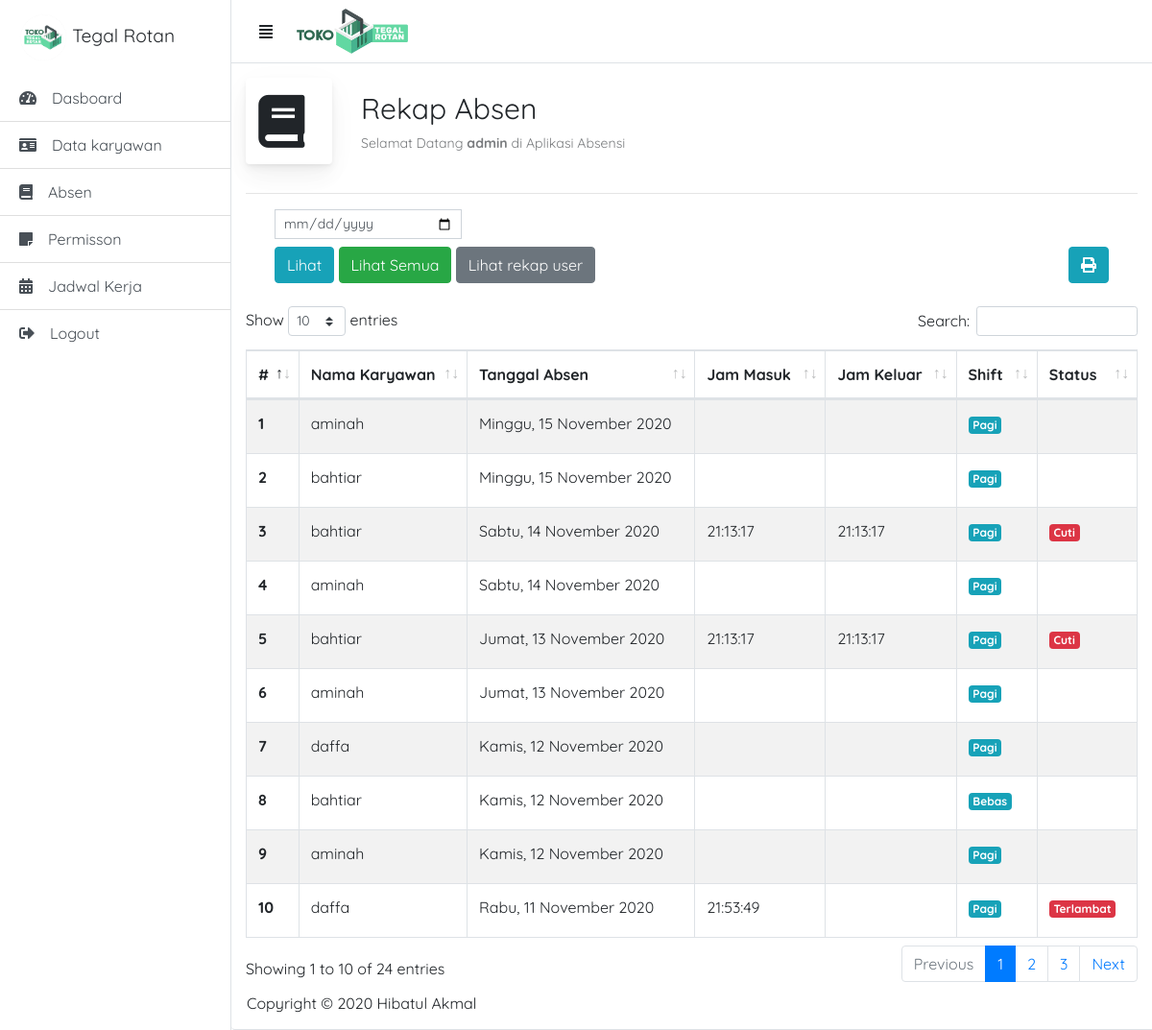
/admin/pages/absen/rekap_absen.php (signed in), run on the app's committed database.
### tables this page shows
CREATE TABLE `rekap` (
  `id` int(11) NOT NULL,
  `jadwal_id` int(10) NOT NULL,
  `tanggal` date DEFAULT NULL,
  `jam_datang` time DEFAULT NULL,
  `jam_pulang` time DEFAULT NULL,
  `kode_karyawan` varchar(30) NOT NULL,
  `status` varchar(50) NOT NULL
);

### admin/pages/indo_format.php (called while the page is built, shortened)
<?php
function format_hari_tanggal($waktu)
{
    $hari_array = array(
        'Minggu',
        'Senin',
        'Selasa',
        'Rabu',
        'Kamis',
        'Jumat',
        'Sabtu'
    );
    $hr = date('w', strtotime($waktu));
    $hari = $hari_array[$hr];
    $tanggal = date('j', strtotime($waktu));
    $bulan_array = array(
        1 => 'Januari',
        2 => 'Februari',
        3 => 'Maret',
        4 => 'April',
        5 => 'Mei',
        6 => 'Juni',
        7 => 'Juli',
        8 => 'Agustus',
        9 => 'September',
        10 => 'Oktober',
        11 => 'November',
        12 => 'Desember',
    );
    $bl = date('n', strtotime($waktu));
    $bulan = $bulan_array[$bl];
    $tahun = date('Y', strtotime($waktu));
    return "$hari, $tanggal $bulan $tahun";
}
?>

### admin/pages/absen/rekap_absen.php (the view)
<?php
require("template/header.php");
?>
<div id="page-content-wrapper">
    <div class="container-fluid">
        <div class="page-title-wrapper">
            <div class="page-title-heading">
                <div class="page-title-icon">
                    <i class="fas fa-book mr-3">
                    </i>
                </div>
                <p>
                    Rekap Absen <div class="page-title-subheading">Selamat Datang <b><?php echo $username; ?></b> di Aplikasi Absensi
                </p>
            </div>
        </div>
        <hr />
        <div class="conten">
            <div class="col-md-12">
                <form action="#" method="post">
                    <div class="col-md-3">
                        <input type="date" name="rule" id="" class="mb-2 form-control-sm form-control" style="border-radius: 0;" value="<?php echo $_POST['rule'] ?>">
                    </div>
                    <div class="col-md-12">
                        <input type="submit" value="Lihat" class="btn btn-info">
                        <a href="rekap_absen.php" class="btn btn-success">Lihat Semua</a>
                        <a href="data_absen.php" class="btn btn-secondary">Lihat rekap user</a>
                </form>
                <?php
                if (@$_POST['rule']) {
                    $tanggal = $_POST['rule'];
                } else {
                    $tanggal = date('Y-m-d');
                }
                ?>
                <a href="absensi_cetak.php/?tanggal=<?php echo $tanggal ?>" class="btn btn-info" target="_blank" style="float: right;"><span class="fas fa-print"></span></a>
            </div>
            <br>
        </div>
        <div class='table-responsive'>
            <table id="example" class="table table-striped table-bordered">
                <thead>
                    <tr>
                        <th>#</th>
                        <th>Nama Karyawan</th>
                        <th>Tanggal Absen</th>
                        <th>Jam Masuk</th>
                        <th>Jam Keluar</th>
                        <th>Shift</th>
                        <th>Status</th>
                    </tr>
                </thead>
                <tbody>
                    <?php
                    include("../koneksi.php");
                    include("../indo_format.php");
                    $nomer = 1;
                    if (isset($_POST['rule'])) {
                        $query = mysqli_query($koneksi, "SELECT * FROM `rekap` LEFT JOIN `tb_login` ON rekap.kode_karyawan = tb_login.kode_karyawan WHERE rekap.tanggal='$_POST[rule]' ORDER BY tanggal DESC");
                    } else {
                        $query = mysqli_query($koneksi, "SELECT * FROM `rekap` LEFT JOIN `tb_login` ON rekap.kode_karyawan = tb_login.kode_karyawan ORDER BY tanggal DESC");
                    }
                    while ($data = mysqli_fetch_array($query)) {
                    ?>
                        <tr>
                            <th scope="row"><?php echo $nomer++; ?></th>
                            <td><?php echo $data['nama']; ?></td>
                            <td><?php echo format_hari_tanggal($data['tanggal']); ?></td>
                            <td><?php echo $data['jam_datang']; ?></td>
                            <td><?php echo $data['jam_pulang']; ?></td>
                            <td>
                                <?php
                                if ($data['jadwal_id'] == '1') {
                                ?>
                                    <div class="mb-2 mr-2 badge badge-info">Pagi</div>
                                <?php
                                } elseif ($data['jadwal_id'] == '2') {
                                ?>
                                    <div class="mb-2 mr-2 badge badge-info">Malam</div>
                                <?php
                                } elseif ($data['jadwal_id'] == '3') {
                                ?>
                                    <div class="mb-2 mr-2 badge badge-info">Bebas</div>
                                <?php
                                } else {
                                ?>
                                    <div class="mb-2 mr-2 badge badge-info"><?php echo $data['status'] ?></div>
                                <?php
                                }
                                ?>
                            </td>
                            <td>
                                <?php
                                if ($data['status'] == 'Tidak Terlambat') {
                                ?>
                                    <div class="mb-2 mr-2 badge badge-info">Hadir</div>
                                <?php
                                } elseif ($data['status'] == 'Terlambat') {
                                ?>
                                    <div class="mb-2 mr-2 badge badge-danger">Terlambat</div>
                                <?php
                                } elseif ($data['status'] == 'Pulang') {
                                ?>
                                    <div class="mb-2 mr-2 badge badge-success">Pulang</div>
                                <?php
                                } else {
                                ?>
                                    <div class="mb-2 mr-2 badge badge-danger"><?php echo $data['status'] ?></div>
                                <?php
                                }
                                ?>
                            </td>
                        </tr>
                    <?php } ?>
                </tbody>
            </table><br><br>
        </div>
    </div>
</div>
</div>
<?php
require("template/bawah.php");
?>

### admin/pages/absen/template/header.php (shortened to what this page needs)
<?php
$username = $_SESSION['username'];
?>
<!DOCTYPE html>
<html lang="en">
<head>
    <link rel="stylesheet" type="text/css" href="../../css/icon/css/all.min.css" />
    <link href="../../vendor/bootstrap/css/bootstrap.min.css" rel="stylesheet" />
    <link rel="stylesheet" href="../../vendor/dataTables.bootstrap4.min.css">
    <link href="../../css/style_admin.css" rel="stylesheet" />
</head>
<body>
    <div class="d-flex" id="wrapper">
        <div class="border-right" id="sidebar-wrapper">
            <div class="sidebar-heading">
                <img src="../gambar/lingkaran.png" width="50"> Tegal Rotan
            </div>
            <div class="list-group list-group-flush">
                <a href="../index.php" class="list-group-item list-group-item-action" id="link"><span class="fas fa-tachometer-alt mr-3"></span>Dasboard</a>
                <a href="../masterdata/data_karyawan.php" class="list-group-item list-group-item-action" id="link"><span class="fas fa-id-card mr-3"></span>Data karyawan</a>
                <a href="../absen/rekap_absen.php" class="list-group-item list-group-item-action" id="link"><span class="fas fa-book mr-3"></span>Absen</a>
                <a href="../izin/data_permission.php" class="list-group-item list-group-item-action" id="link"><span class="fas fa-sticky-note mr-3"></span>Permisson</a>
                <a href="../jadwal/data_jadwal.php" class="list-group-item list-group-item-action" id="link"><span class="fas fa-calendar-alt mr-3"></span>Jadwal Kerja</a>
                <a href="../login/logout.php" class="list-group-item list-group-item-action" id="link"><span class="fas fa-sign-out-alt mr-3"></span>Logout</a>
            </div>
        </div>
        <div id="page-content-wrapper">
            <nav class="navbar navbar-expand-lg navbar-light border-bottom">
                <button class="btn a" id="menu-toggle">
                    <i class="fas fa-align-justify"></i>
                </button>
                <img src="../gambar/persegi panjang.png" width="140">
            </nav>

### admin/pages/absen/template/bawah.php (shortened to what this page needs)
<footer class="navbar navbar-expand-lg navbar-light border-bottom" id="footer">
    <p>Copyright &copy; 2020 Hibatul Akmal</p>
</footer>
</div>
</body>
</html>

### admin/css/style_admin.css (style rules this page uses)
body { font-family: "Quicksand", sans-serif; }
.page-title-icon { font-size: 55px; display: flex; align-items: center; align-content: center; text-align: center; padding: 0.83333rem; margin: 15px 30px 0 0; background: #fff; box-shadow: 0 0.46875rem 2.1875rem rgba(4, 9, 20, 0.03), 0 0.9375rem 1.40625rem rgba(4, 9, 20, 0.03), 0 0.25rem 0.53125rem rgba(4, 9, 20, 0.05), 0 0.125rem 0.1875rem rgba(4, 9, 20, 0.03); border-radius: 0.25rem; width: 90px; height: 90px; float: left; }
.page-title-subheading { padding: 3px 0 0; font-size: 0.88rem; opacity: 0.6; }
.page-title-heading p { font-size: 30px; margin: 0px; padding-top: 25px; }
#footer { bottom: 0; position: fixed; width: 100%; height: 40px; border-radius: 0.25rem; background-color: white; }
#wrapper { overflow-x: hidden; }
#sidebar-wrapper { min-height: 100vh; margin-left: -15rem; -webkit-transition: margin 0.25s ease-out; -moz-transition: margin 0.25s ease-out; -o-transition: margin 0.25s ease-out; transition: margin 0.25s ease-out; }
#sidebar-wrapper .sidebar-heading { padding: 0.875rem 1.25rem; font-size: 1.2rem; }
#sidebar-wrapper .list-group { width: 15rem; }
#page-content-wrapper { min-width: 100vw; }
@media (min-width: 768px) { #sidebar-wrapper { margin-left: 0; } }
@media (min-width: 768px) { #page-content-wrapper { min-width: 0; width: 100%; } }

### data on the page
rekap: tb_login.nama "aminah", tanggal "Minggu, 15 November 2020", shows "Pagi"
rekap: tb_login.nama "bahtiar", tanggal "Minggu, 15 November 2020", shows "Pagi"
rekap: tb_login.nama "bahtiar", tanggal "Sabtu, 14 November 2020", jam_datang "21:13:17", jam_pulang "21:13:17", shows "Pagi", status "Cuti"
rekap: tb_login.nama "aminah", tanggal "Sabtu, 14 November 2020", shows "Pagi"
rekap: tb_login.nama "bahtiar", tanggal "Jumat, 13 November 2020", jam_datang "21:13:17", jam_pulang "21:13:17", shows "Pagi", status "Cuti"
rekap: tb_login.nama "aminah", tanggal "Jumat, 13 November 2020", shows "Pagi"
rekap: tb_login.nama "daffa", tanggal "Kamis, 12 November 2020", shows "Pagi"
rekap: tb_login.nama "bahtiar", tanggal "Kamis, 12 November 2020", shows "Bebas"
rekap: tb_login.nama "aminah", tanggal "Kamis, 12 November 2020", shows "Pagi"
rekap: tb_login.nama "daffa", tanggal "Rabu, 11 November 2020", jam_datang "21:53:49", shows "Pagi", status "Terlambat"

### other printed values
$username "admin"
